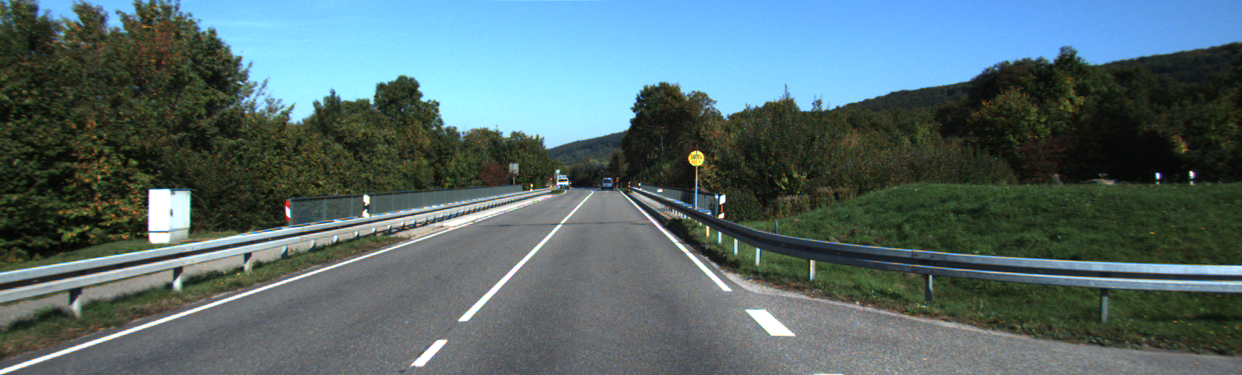
//> input picture lab4/street_scene.png, 1242 x 375 px
$ ./task4   (built with g++ and OpenCV 4)
//> lines starting //> are read from the running program, lines starting //| are printed output that depends on the picture; after the words box and inside, x2 and y2 are one past the last pixel; in counts of white or black regions, pixels touching at a corner belong together
//> further down, img is the input picture: 375 rows x 1242 cols, CV_8UC3; mean B, G, R 109, 106.5, 85.4
#include <iostream>
#include <opencv2/highgui.hpp>
#include <opencv2/imgproc.hpp>

void segment_sky(const cv::Mat &src, cv::Mat &dst) {

    // Only pixels with blue level >= 200 survive.
    for (int i = 0; i < 160; i++) {
        for (int j = 0; j < src.cols; j++) {
            if (src.at<cv::Vec3b>(i, j)[0] >= 200)
                dst.at<cv::Vec3b>(i, j) = cv::Vec3b{255, 255, 255};
        }
    }
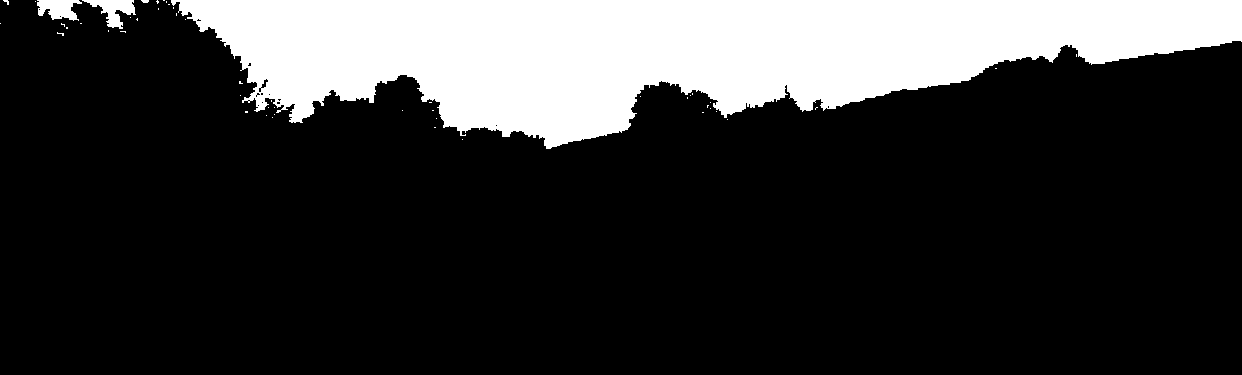
//> dst: 375 rows x 1242 cols, CV_8UC3; 20.7% white; 51 white regions (47 under 20 px), largest, box (x1, y1, x2, y2) and area: (171, 0, 1242, 149) 95123, (82, 0, 136, 29) 696, (37, 0, 82, 21) 635, (141, 0, 149, 3) 20

    // Pixels below row 160 are neglected.
    for (int i = 160; i < src.rows; i++) {
        for (int j = 0; j < src.cols; j++) {
            dst.at<cv::Vec3b>(i, j) = cv::Vec3b{};
        }
    }

}

int main(int argc, char** argv) {
    // Try to open the img.
    char img_path[] = "./street_scene.png";
    cv::Mat img = cv::imread(img_path, cv::IMREAD_COLOR);

    // Check if it was opened.
    if (img.data == NULL) {
        std::cout << "Error - '" << img_path << "' cannot be opened\n";
        return 1;
    }

    // Fist simple approach to segment the sky.
    cv::Mat simple = cv::Mat::zeros(img.rows, img.cols, CV_8UC3);
    segment_sky(img, simple);

    // Convert to gray scale.
    cv::Mat img_gray;
    cv::cvtColor(img, img_gray, cv::COLOR_BGR2GRAY);
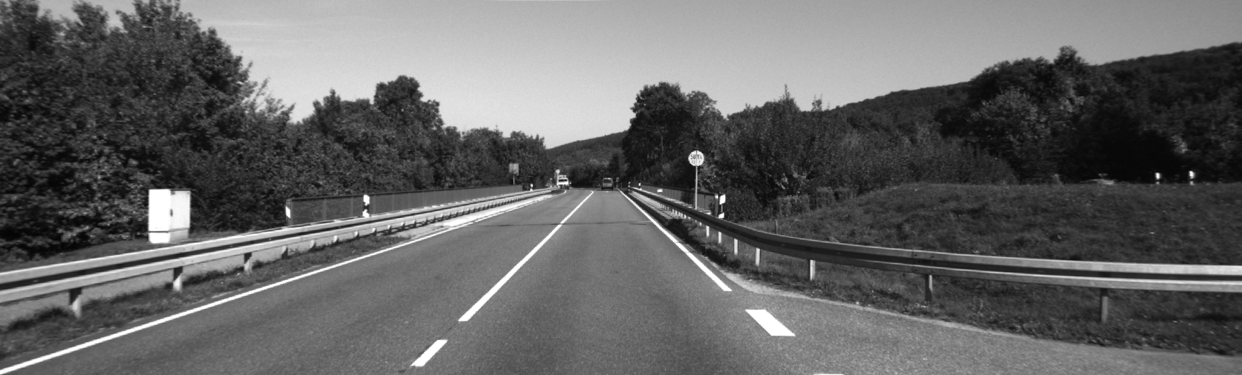
//> img_gray: 375 rows x 1242 cols, CV_8UC1; min 4, max 255, mean 100.5

    // Apply some smoothing.
    cv::blur(img_gray, img_gray, cv::Size{3, 3});

    // Otsu optimal threshold.
    cv::Mat otsu;
    int otsu_opt = cv::threshold(img_gray, otsu, 0, 255, cv::THRESH_BINARY | cv::THRESH_OTSU);
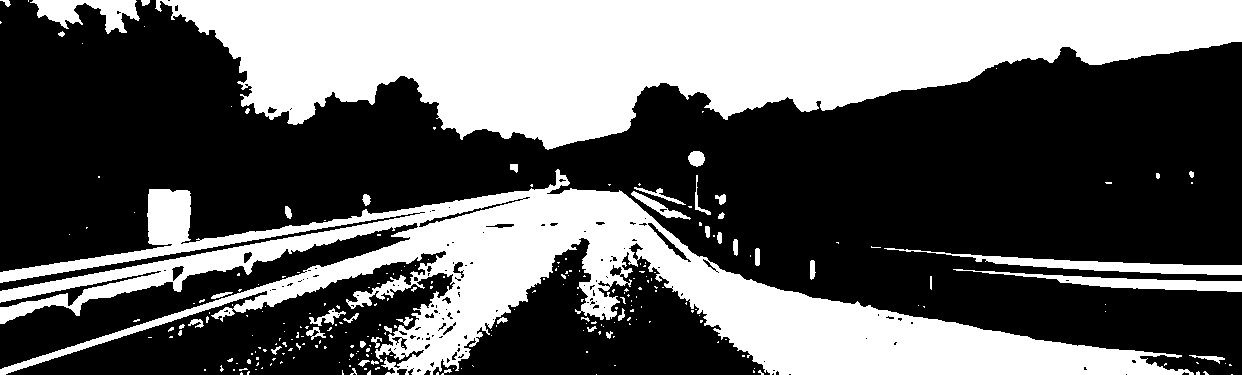
//> otsu: 375 rows x 1242 cols, CV_8UC1; 38.8% white; 257 white regions (210 under 20 px), largest, box (x1, y1, x2, y2) and area: (155, 0, 1242, 150) 97521, (0, 169, 1194, 375) 72619, (884, 248, 1242, 275) 2504
//> otsu_opt = 112
    printf("Otsu optimal value = %d\n", otsu_opt);
//| Otsu optimal value = 112
    // Also with otsu we can neglect all the pixles below row 148
    for (int i = 148; i < otsu.rows; i++) {
        for (int j = 0; j < otsu.cols; j++) {
            otsu.at<uchar>(i, j) = 0;
        }
    }
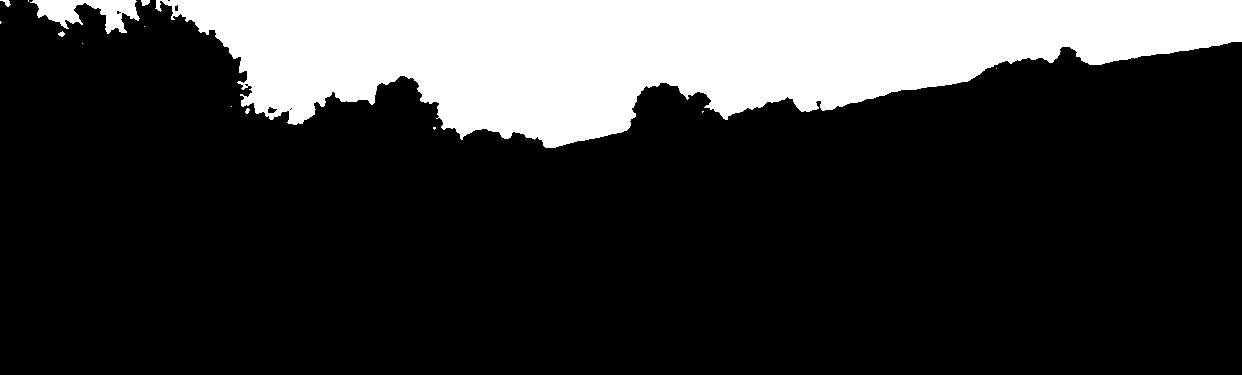
//> otsu: 375 rows x 1242 cols, CV_8UC1; 21.4% white; 14 white regions (8 under 20 px), largest, box (x1, y1, x2, y2) and area: (155, 0, 1242, 148) 97511, (30, 0, 140, 34) 1864, (141, 0, 150, 6) 42, (0, 0, 11, 7) 38, (58, 31, 65, 37) 26, (245, 108, 250, 114) 20

    // Crate the window.
    cv::namedWindow("Gray input");
    cv::namedWindow("Simple");
    cv::namedWindow("Otsu + Blur");

    // Crate the trackbar.
    //cv::createTrackbar("High treshold canny", "input", &T2, T2_max, hough_circles, &img);

    //Show image.
    cv::imshow("Gray input", img_gray);
    cv::imshow("Simple", simple);
    cv::imshow("Otsu + Blur", otsu);
    cv::waitKey();

    return 0;
}
